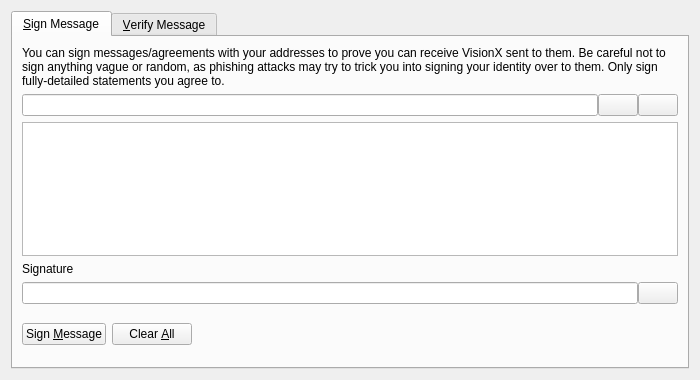
<?xml version="1.0" encoding="UTF-8"?>
<ui version="4.0">
 <class>SignVerifyMessageDialog</class>
 <widget class="QDialog" name="SignVerifyMessageDialog">
  <property name="geometry">
   <rect>
    <x>0</x>
    <y>0</y>
    <width>700</width>
    <height>380</height>
   </rect>
  </property>
  <property name="windowTitle">
   <string>Signatures - Sign / Verify a Message</string>
  </property>
  <property name="modal">
   <bool>true</bool>
  </property>
  <layout class="QVBoxLayout" name="verticalLayout">
   <item>
    <widget class="QTabWidget" name="tabWidget">
     <property name="currentIndex">
      <number>0</number>
     </property>
     <widget class="QWidget" name="tabSignMessage">
      <attribute name="title">
       <string>&amp;Sign Message</string>
      </attribute>
      <layout class="QVBoxLayout" name="verticalLayout_SM">
       <item>
        <widget class="QLabel" name="infoLabel_SM">
         <property name="text">
          <string>You can sign messages/agreements with your addresses to prove you can receive VisionX sent to them. Be careful not to sign anything vague or random, as phishing attacks may try to trick you into signing your identity over to them. Only sign fully-detailed statements you agree to.</string>
         </property>
         <property name="textFormat">
          <enum>Qt::PlainText</enum>
         </property>
         <property name="wordWrap">
          <bool>true</bool>
         </property>
        </widget>
       </item>
       <item>
        <layout class="QHBoxLayout" name="horizontalLayout_1_SM">
         <property name="spacing">
          <number>0</number>
         </property>
         <item>
          <widget class="QValidatedLineEdit" name="addressIn_SM">
           <property name="toolTip">
            <string>The VisionX address to sign the message with</string>
           </property>
          </widget>
         </item>
         <item>
          <widget class="QPushButton" name="addressBookButton_SM">
           <property name="toolTip">
            <string>Choose previously used address</string>
           </property>
           <property name="text">
            <string/>
           </property>
           <property name="shortcut">
            <string>Alt+A</string>
           </property>
           <property name="autoDefault">
            <bool>false</bool>
           </property>
          </widget>
         </item>
         <item>
          <widget class="QPushButton" name="pasteButton_SM">
           <property name="toolTip">
            <string>Paste address from clipboard</string>
           </property>
           <property name="text">
            <string/>
           </property>
           <property name="shortcut">
            <string>Alt+P</string>
           </property>
           <property name="autoDefault">
            <bool>false</bool>
           </property>
          </widget>
         </item>
        </layout>
       </item>
       <item>
        <widget class="QPlainTextEdit" name="messageIn_SM">
         <property name="toolTip">
          <string>Enter the message you want to sign here</string>
         </property>
        </widget>
       </item>
       <item>
        <widget class="QLabel" name="signatureLabel_SM">
         <property name="text">
          <string>Signature</string>
         </property>
         <property name="textFormat">
          <enum>Qt::PlainText</enum>
         </property>
        </widget>
       </item>
       <item>
        <layout class="QHBoxLayout" name="horizontalLayout_2_SM">
         <property name="spacing">
          <number>0</number>
         </property>
         <item>
          <widget class="QLineEdit" name="signatureOut_SM">
           <property name="font">
            <font>
             <italic>true</italic>
            </font>
           </property>
           <property name="readOnly">
            <bool>true</bool>
           </property>
          </widget>
         </item>
         <item>
          <widget class="QPushButton" name="copySignatureButton_SM">
           <property name="toolTip">
            <string>Copy the current signature to the system clipboard</string>
           </property>
           <property name="text">
            <string/>
           </property>
           <property name="autoDefault">
            <bool>false</bool>
           </property>
          </widget>
         </item>
        </layout>
       </item>
       <item>
        <layout class="QHBoxLayout" name="horizontalLayout_3_SM">
         <item>
          <widget class="QPushButton" name="signMessageButton_SM">
           <property name="toolTip">
            <string>Sign the message to prove you own this VisionX address</string>
           </property>
           <property name="text">
            <string>Sign &amp;Message</string>
           </property>
           <property name="autoDefault">
            <bool>false</bool>
           </property>
          </widget>
         </item>
         <item>
          <widget class="QPushButton" name="clearButton_SM">
           <property name="toolTip">
            <string>Reset all sign message fields</string>
           </property>
           <property name="text">
            <string>Clear &amp;All</string>
           </property>
           <property name="autoDefault">
            <bool>false</bool>
           </property>
          </widget>
         </item>
         <item>
          <spacer name="horizontalSpacer_1_SM">
           <property name="orientation">
            <enum>Qt::Horizontal</enum>
           </property>
           <property name="sizeHint" stdset="0">
            <size>
             <width>40</width>
             <height>48</height>
            </size>
           </property>
          </spacer>
         </item>
         <item>
          <widget class="QLabel" name="statusLabel_SM">
           <property name="font">
            <font>
             <weight>75</weight>
             <bold>true</bold>
            </font>
           </property>
           <property name="text">
            <string/>
           </property>
           <property name="wordWrap">
            <bool>true</bool>
           </property>
          </widget>
         </item>
         <item>
          <spacer name="horizontalSpacer_2_SM">
           <property name="orientation">
            <enum>Qt::Horizontal</enum>
           </property>
           <property name="sizeHint" stdset="0">
            <size>
             <width>40</width>
             <height>48</height>
            </size>
           </property>
          </spacer>
         </item>
        </layout>
       </item>
      </layout>
     </widget>
     <widget class="QWidget" name="tabVerifyMessage">
      <attribute name="title">
       <string>&amp;Verify Message</string>
      </attribute>
      <layout class="QVBoxLayout" name="verticalLayout_VM">
       <item>
        <widget class="QLabel" name="infoLabel_VM">
         <property name="text">
          <string>Enter the receiver's address, message (ensure you copy line breaks, spaces, tabs, etc. exactly) and signature below to verify the message. Be careful not to read more into the signature than what is in the signed message itself, to avoid being tricked by a man-in-the-middle attack. Note that this only proves the signing party receives with the address, it cannot prove sendership of any transaction!</string>
         </property>
         <property name="textFormat">
          <enum>Qt::PlainText</enum>
         </property>
         <property name="alignment">
          <set>Qt::AlignLeading|Qt::AlignLeft|Qt::AlignTop</set>
         </property>
         <property name="wordWrap">
          <bool>true</bool>
         </property>
        </widget>
       </item>
       <item>
        <layout class="QHBoxLayout" name="horizontalLayout_1_VM">
         <property name="spacing">
          <number>0</number>
         </property>
         <item>
          <widget class="QValidatedLineEdit" name="addressIn_VM">
           <property name="toolTip">
            <string>The VisionX address the message was signed with</string>
           </property>
          </widget>
         </item>
         <item>
          <widget class="QPushButton" name="addressBookButton_VM">
           <property name="toolTip">
            <string>Choose previously used address</string>
           </property>
           <property name="text">
            <string/>
           </property>
           <property name="shortcut">
            <string>Alt+A</string>
           </property>
           <property name="autoDefault">
            <bool>false</bool>
           </property>
          </widget>
         </item>
        </layout>
       </item>
       <item>
        <widget class="QPlainTextEdit" name="messageIn_VM"/>
       </item>
       <item>
        <widget class="QValidatedLineEdit" name="signatureIn_VM"/>
       </item>
       <item>
        <layout class="QHBoxLayout" name="horizontalLayout_2_VM">
         <item>
          <widget class="QPushButton" name="verifyMessageButton_VM">
           <property name="toolTip">
            <string>Verify the message to ensure it was signed with the specified VisionX address</string>
           </property>
           <property name="text">
            <string>Verify &amp;Message</string>
           </property>
           <property name="autoDefault">
            <bool>false</bool>
           </property>
          </widget>
         </item>
         <item>
          <widget class="QPushButton" name="clearButton_VM">
           <property name="toolTip">
            <string>Reset all verify message fields</string>
           </property>
           <property name="text">
            <string>Clear &amp;All</string>
           </property>
           <property name="autoDefault">
            <bool>false</bool>
           </property>
          </widget>
         </item>
         <item>
          <spacer name="horizontalSpacer_1_VM">
           <property name="orientation">
            <enum>Qt::Horizontal</enum>
           </property>
           <property name="sizeHint" stdset="0">
            <size>
             <width>40</width>
             <height>48</height>
            </size>
           </property>
          </spacer>
         </item>
         <item>
          <widget class="QLabel" name="statusLabel_VM">
           <property name="font">
            <font>
             <weight>75</weight>
             <bold>true</bold>
            </font>
           </property>
           <property name="text">
            <string/>
           </property>
           <property name="wordWrap">
            <bool>true</bool>
           </property>
          </widget>
         </item>
         <item>
          <spacer name="horizontalSpacer_2_VM">
           <property name="orientation">
            <enum>Qt::Horizontal</enum>
           </property>
           <property name="sizeHint" stdset="0">
            <size>
             <width>40</width>
             <height>48</height>
            </size>
           </property>
          </spacer>
         </item>
        </layout>
       </item>
      </layout>
     </widget>
    </widget>
   </item>
  </layout>
 </widget>
 <customwidgets>
  <customwidget>
   <class>QValidatedLineEdit</class>
   <extends>QLineEdit</extends>
   <header>qvalidatedlineedit.h</header>
  </customwidget>
 </customwidgets>
 <resources>
  <include location="../visionX.qrc"/>
 </resources>
 <connections/>
</ui>
